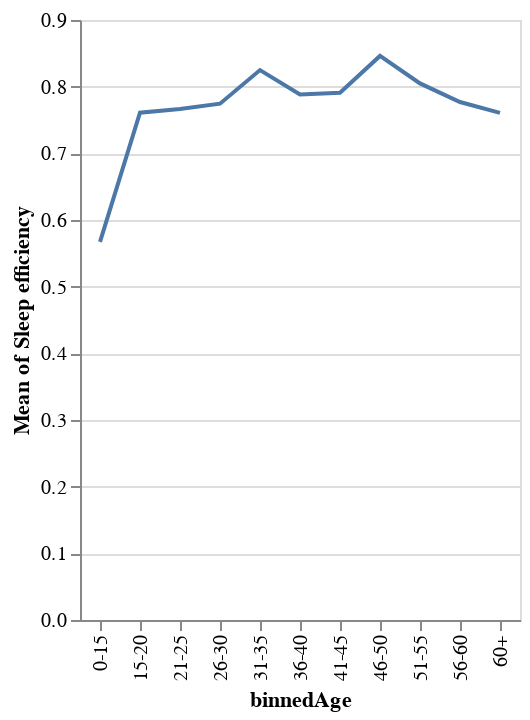

The cell this chart's notebook holds for it:
### Code cell
alt.Chart(df).mark_line().encode(
        x = 'binnedAge',
        y = 'mean(Sleep efficiency)'
    )

### Figure 1 — Vega-Lite specification as saved in the notebook (floating-point values rounded to 4 significant figures; data arrays with more than 128 entries replaced by an {"elided": "..."} marker saying what was removed)
{"config": {"view": {"continuousWidth": 400, "continuousHeight": 300}}, "data": {"name": "data-d9de0db588280784b25d8251a785cd20"}, "mark": "line", "encoding": {"x": {"field": "binnedAge", "type": "nominal"}, "y": {"aggregate": "mean", "field": "Sleep efficiency", "type": "quantitative"}}, "$schema": "https://vega.github.io/schema/vega-lite/v4.17.0.json", "datasets": {"data-d9de0db588280784b25d8251a785cd20": {"elided": "452 records"}}}
